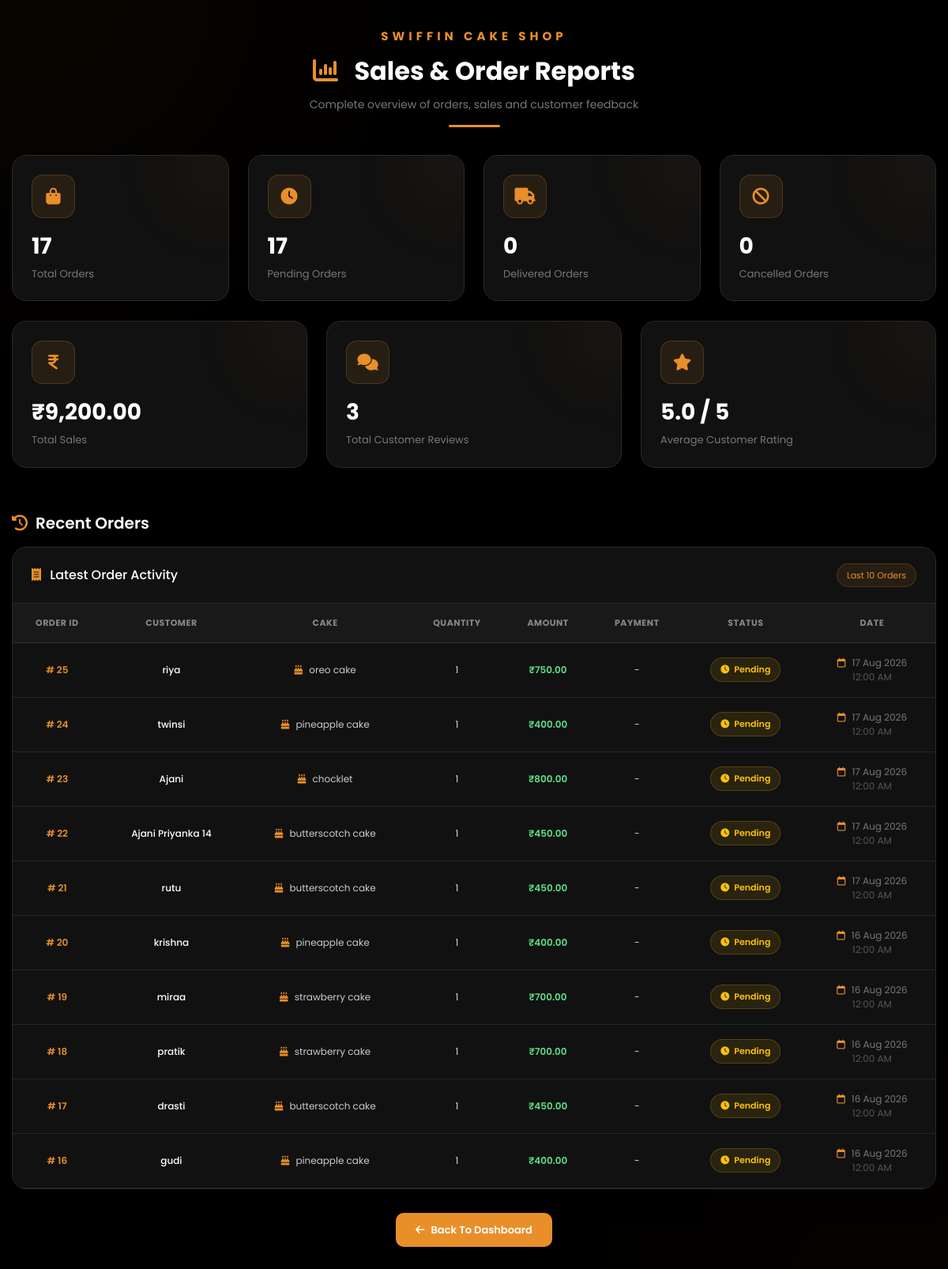
The app's page /report.php with its own data.
### tables this page shows
CREATE TABLE `orders` (
  `id` int(11) NOT NULL,
  `customer_name` varchar(100) NOT NULL,
  `customer_id` int(11) DEFAULT NULL,
  `cake_name` varchar(100) NOT NULL,
  `cake_id` int(11) DEFAULT NULL,
  `quantity` int(11) NOT NULL,
  `amount` int(11) NOT NULL,
  `payment_method` varchar(50) DEFAULT NULL,
  `status` varchar(100) NOT NULL,
  `order_date` date NOT NULL
);

### report.php (the view, shortened to what this page needs)
<?php
$total_orders = 0;
$pending_orders = 0;
$delivered_orders = 0;
$cancelled_orders = 0;
$total_sales = 0;
$order_query = mysqli_query(
    $conn,
    "SELECT * FROM orders ORDER BY id DESC"
);
while ($row = mysqli_fetch_assoc($order_query)) {
    $total_orders++;
    $status = strtolower(
        trim($row['status'] ?? '')
    );
    if ($status == "pending") {
        $pending_orders++;
    }
    elseif ($status == "delivered") {
        $delivered_orders++;
    }
    elseif ($status == "cancelled") {
        $cancelled_orders++;
    }
    $total_sales += floatval(
        $row['amount'] ?? 0
    );
}
$total_reviews = 0;
$total_rating = 0;
$feedback_query = mysqli_query(
    $conn,
    "SELECT rating FROM feedback"
);
while ($feedback = mysqli_fetch_assoc($feedback_query)) {
    $total_reviews++;
    $rating = intval(
        $feedback['rating'] ?? 0
    );
    $total_rating += $rating;
}
$average_rating = 0;
if ($total_reviews > 0) {
    $average_rating =
        $total_rating / $total_reviews;
}
$recent_orders = mysqli_query(
    $conn,
    "SELECT *
     FROM orders
     ORDER BY id DESC
     LIMIT 10"
);
?>
<!DOCTYPE html>
<html lang="en">
<head>
<link
href="https://cdn.jsdelivr.net/npm/bootstrap@5.3.3/dist/css/bootstrap.min.css"
rel="stylesheet"
>
<link
href="https://cdnjs.cloudflare.com/ajax/libs/font-awesome/6.5.2/css/all.min.css"
rel="stylesheet"
>
</head>
<body>
<div class="main">
<div class="header">
<div class="logo">
SWIFFIN CAKE SHOP
</div>
<div class="title">
<i class="fa-solid fa-chart-column"></i>
&nbsp; Sales & Order Reports
</div>
<div class="subtitle">
Complete overview of orders, sales and customer feedback
</div>
<div class="orange-line"></div>
</div>
<div class="row stats-row">
<div class="col-lg-3 col-md-6">
<div class="report-card">
<div class="card-top">
<div class="report-icon">
<i class="fa-solid fa-bag-shopping"></i>
</div>
</div>
<div class="report-number">
<?php
echo $total_orders;
?>
</div>
<div class="report-label">
Total Orders
</div>
</div>
</div>
<div class="col-lg-3 col-md-6">
<div class="report-card">
<div class="card-top">
<div class="report-icon">
<i class="fa-solid fa-clock"></i>
</div>
</div>
<div class="report-number">
<?php
echo $pending_orders;
?>
</div>
<div class="report-label">
Pending Orders
</div>
</div>
</div>
<div class="col-lg-3 col-md-6">
<div class="report-card">
<div class="card-top">
<div class="report-icon">
<i class="fa-solid fa-truck"></i>
</div>
</div>
<div class="report-number">
<?php
echo $delivered_orders;
?>
</div>
<div class="report-label">
Delivered Orders
</div>
</div>
</div>
<div class="col-lg-3 col-md-6">
<div class="report-card">
<div class="card-top">
<div class="report-icon">
<i class="fa-solid fa-ban"></i>
</div>
</div>
<div class="report-number">
<?php
echo $cancelled_orders;
?>
</div>
<div class="report-label">
Cancelled Orders
</div>
</div>
</div>
</div>
<div class="row">
<div class="col-lg-4 col-md-6">
<div class="report-card">
<div class="report-icon">
<i class="fa-solid fa-indian-rupee-sign"></i>
</div>
<div class="report-number">
₹<?php
echo number_format(
    $total_sales,
    2
);
?>
</div>
<div class="report-label">
Total Sales
</div>
</div>
</div>
<div class="col-lg-4 col-md-6">
<div class="report-card">
<div class="report-icon">
<i class="fa-solid fa-comments"></i>
</div>
<div class="report-number">
<?php
echo $total_reviews;
?>
</div>
<div class="report-label">
Total Customer Reviews
</div>
</div>
</div>
<div class="col-lg-4 col-md-12">
<div class="report-card">
<div class="report-icon">
<i class="fa-solid fa-star"></i>
</div>
<div class="report-number">
<?php
echo number_format(
    $average_rating,
    1
);
?>
 / 5
</div>
<div class="report-label">
Average Customer Rating
</div>
</div>
</div>
</div>
<div class="section-title">
<i class="fa-solid fa-clock-rotate-left"></i>
Recent Orders
</div>
<div class="table-box">
<div class="table-header">
<h3>
<i
class="fa-solid fa-receipt"
style="color:#E88F2A;margin-right:7px;"
></i>
Latest Order Activity
</h3>
<div class="table-count">
Last 10 Orders
</div>
</div>
<div class="table-responsive">
<table class="table">
<thead>
<tr>
<th>
Order ID
</th>
<th>
Customer
</th>
<th>
Cake
</th>
<th>
Quantity
</th>
<th>
Amount
</th>
<th>
Payment
</th>
<th>
Status
</th>
<th>
Date
</th>
</tr>
</thead>
<tbody>
<?php
if (
    mysqli_num_rows(
        $recent_orders
    ) > 0
) {
while (
    $row =
    mysqli_fetch_assoc(
        $recent_orders
    )
) {
$status =
strtolower(
    trim(
        $row['status'] ?? ''
    )
);
?>
<tr>
<td>
<span class="order-id">
#
<?php
echo intval(
    $row['id']
);
?>
</span>
</td>
<td>
<div class="customer-name">
<?php
echo htmlspecialchars(
    $row['customer_name']
    ?? 'Customer'
);
?>
</div>
</td>
<td>
<div class="cake-name">
<i
class="fa-solid fa-cake-candles"
style="color:#E88F2A;margin-right:5px;"
></i>
<?php
echo htmlspecialchars(
    $row['cake_name']
    ?? 'Cake'
);
?>
</div>
</td>
<td>
<?php
echo intval(
    $row['quantity']
    ?? 0
);
?>
</td>
<td>
<span class="amount">
₹<?php
echo number_format(
    floatval(
        $row['amount']
        ?? 0
    ),
    2
);
?>
</span>
</td>
<td>
<?php
$payment =
$row['payment_method']
?? '-';
echo htmlspecialchars(
    $payment
);
?>
</td>
<td>
<?php
if ($status == "pending") {
?>
<span class="status status-pending">
<i class="fa-solid fa-clock"></i>
Pending
</span>
<?php
}
?>
</td>
<td>
<div class="order-date">
<?php
if (
    !empty(
        $row['order_date']
    )
) {
?>
<i class="fa-regular fa-calendar"></i>
<?php
echo date(
    "d M Y",
    strtotime(
        $row['order_date']
    )
);
?>
<br>
<span
style="color:#555;"
>
<?php
echo date(
    "h:i A",
    strtotime(
        $row['order_date']
    )
);
?>
</span>
<?php
}
else {
echo "-";
}
?>
</div>
</td>
</tr>
<?php
}
}
?>
</tbody>
</table>
</div>
</div>
<div class="footer-action">
<a
href="admin_dashboard.php"
class="back-btn"
>
<i class="fa-solid fa-arrow-left"></i>
Back To Dashboard
</a>
</div>
</div>
</body>
</html>

### report.php (style rules this page uses)
* { margin:0; padding:0; box-sizing:border-box; }
body { min-height:100vh; background:#000; color:#fff; font-family: 'Poppins', Arial, sans-serif; padding:35px 15px; }
body::before { content:""; position:fixed; width:500px; height:500px; background:#E88F2A; border-radius:50%; filter:blur(180px); opacity:.08; top:-280px; left:-220px; pointer-events:none; }
body::after { content:""; position:fixed; width:450px; height:450px; background:#E88F2A; border-radius:50%; filter:blur(180px); opacity:.06; bottom:-250px; right:-200px; pointer-events:none; }
.main { width:100%; max-width:1350px; margin:auto; position:relative; z-index:2; }
.header { text-align:center; margin-bottom:35px; }
.logo { color:#E88F2A; font-size:15px; font-weight:700; letter-spacing:5px; margin-bottom:8px; }
.title { color:#fff; font-size:32px; font-weight:700; margin-bottom:8px; }
.title i { color:#E88F2A; }
.subtitle { color:#777; font-size:14px; }
.orange-line { width:65px; height:3px; background:#E88F2A; border-radius:20px; margin:15px auto 0; }
.report-card { background:#111; border:1px solid #292929; border-radius:18px; padding:24px; margin-bottom:25px; position:relative; overflow:hidden; transition:.3s; }
.report-card::before { content:""; position:absolute; width:80px; height:80px; background:#E88F2A; filter:blur(55px); opacity:.10; right:-25px; top:-25px; }
.report-icon { width:55px; height:55px; border-radius:14px; display:flex; align-items:center; justify-content:center; background: rgba(232,143,42,.10); border:1px solid rgba(232,143,42,.20); color:#E88F2A; font-size:21px; margin-bottom:15px; }
.report-number { color:#fff; font-size:28px; font-weight:700; margin-bottom:4px; }
.report-label { color:#777; font-size:13px; }
.card-top { display:flex; align-items:center; justify-content:space-between; }
.section-title { display:flex; align-items:center; gap:10px; color:#fff; font-size:20px; font-weight:600; margin:30px 0 15px; }
.section-title i { color:#E88F2A; }
.table-box { background:#111; border:1px solid #292929; border-radius:18px; overflow:hidden; box-shadow: 0 10px 35px rgba(0,0,0,.35); }
.table-header { padding:20px 24px; border-bottom:1px solid #292929; display:flex; justify-content:space-between; align-items:center; }
.table-header h3 { color:#fff; font-size:16px; margin:0; }
.table-count { color:#E88F2A; background: rgba(232,143,42,.10); border:1px solid rgba(232,143,42,.20); padding:6px 12px; border-radius:20px; font-size:11px; }
.table-responsive { overflow-x:auto; }
.table { margin:0 !important; min-width:900px; }
.table thead th { background:#191919 !important; color:#888 !important; border-bottom:1px solid #333 !important; border-top:none !important; padding:16px 14px; text-align:center; font-size:11px; text-transform:uppercase; letter-spacing:.5px; white-space:nowrap; }
.table tbody td { background:#111 !important; color:#ddd !important; border-color:#252525 !important; padding:16px 14px; text-align:center; vertical-align:middle; font-size:12px; }
.table tbody tr { transition:.2s; }
.order-id { color:#E88F2A; font-weight:600; }
.customer-name { color:#fff; font-weight:500; }
.cake-name { color:#ccc; }
.amount { color:#5ee28a; font-weight:600; }
.status { display:inline-flex; align-items:center; gap:6px; padding:6px 12px; border-radius:20px; font-size:11px; font-weight:600; }
.status-pending { color:#ffc107; background: rgba(255,193,7,.10); border:1px solid rgba(255,193,7,.20); }
.order-date { color:#777; white-space:nowrap; }
.order-date i { color:#E88F2A; margin-right:5px; }
.footer-action { text-align:center; margin-top:30px; }
.back-btn { display:inline-flex; align-items:center; gap:8px; padding:12px 25px; background:#E88F2A; color:#fff; text-decoration:none; border-radius:10px; font-size:13px; font-weight:600; transition:.3s; }

### records on screen
orders: id "25", customer_name "riya", cake_name "oreo cake", quantity "1", amount "750.00", payment_method "-", status "Pending" (drawn), order_date "17 Aug 2026", order_date "12:00 AM"
orders: id "24", customer_name "twinsi", cake_name "pineapple cake", quantity "1", amount "400.00", payment_method "-", status "Pending" (drawn), order_date "17 Aug 2026", order_date "12:00 AM"
orders: id "23", customer_name "Ajani", cake_name "chocklet", quantity "1", amount "800.00", payment_method "-", status "Pending" (drawn), order_date "17 Aug 2026", order_date "12:00 AM"
orders: id "22", customer_name "Ajani Priyanka 14", cake_name "butterscotch cake", quantity "1", amount "450.00", payment_method "-", status "Pending" (drawn), order_date "17 Aug 2026", order_date "12:00 AM"
orders: id "21", customer_name "rutu", cake_name "butterscotch cake", quantity "1", amount "450.00", payment_method "-", status "Pending" (drawn), order_date "17 Aug 2026", order_date "12:00 AM"
orders: id "20", customer_name "krishna", cake_name "pineapple cake", quantity "1", amount "400.00", payment_method "-", status "Pending" (drawn), order_date "16 Aug 2026", order_date "12:00 AM"
orders: id "19", customer_name "miraa", cake_name "strawberry cake", quantity "1", amount "700.00", payment_method "-", status "Pending" (drawn), order_date "16 Aug 2026", order_date "12:00 AM"
orders: id "18", customer_name "pratik", cake_name "strawberry cake", quantity "1", amount "700.00", payment_method "-", status "Pending" (drawn), order_date "16 Aug 2026", order_date "12:00 AM"
orders: id "17", customer_name "drasti", cake_name "butterscotch cake", quantity "1", amount "450.00", payment_method "-", status "Pending" (drawn), order_date "16 Aug 2026", order_date "12:00 AM"
orders: id "16", customer_name "gudi", cake_name "pineapple cake", quantity "1", amount "400.00", payment_method "-", status "Pending" (drawn), order_date "16 Aug 2026", order_date "12:00 AM"

### other values on screen
$total_orders "17"
$pending_orders "17"
$delivered_orders "0"
$cancelled_orders "0"
$total_sales "9,200.00"
$total_reviews "3"
$average_rating "5.0"
